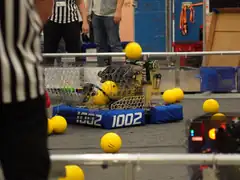
#> input picture data/photos/1002.webp, 240 x 180 px; its folder holds only this picture in this run
$ python photo_focus.py
#> lines starting #> are read from the running program, lines starting #| are printed output that depends on the picture
"""Finds where the robot is in each team photo, so a card's photo window can be centered on it instead of on the middle
of the picture. Writes data/photos/focus.json: { "<team>": [x, y] } with x and y from 0 to 1 (left to right, top to bottom).

The robot is the busiest part of a photo (most edges and detail); floors, walls and sky are flat. This takes the
detail in the photo, ignores the outer 6% (borders and watermarks), and returns the middle of where most of it is.
Run: python tools/photo_focus.py
"""
import json
import pathlib

import numpy as np
from PIL import Image, ImageFilter

PHOTOS = pathlib.Path(__file__).resolve().parent.parent / "data" / "photos"


def focus(path):
    im = Image.open(path).convert("L")
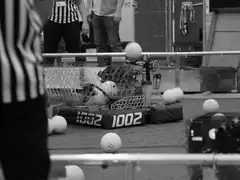
#> im: PIL image 240x180 L; min 0, max 255, mean 83.8
    im.thumbnail((160, 160))
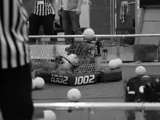
#> im: PIL image 160x120 L; min 0, max 255, mean 83.8
    a = np.asarray(im, dtype=np.float32)
    gx = np.abs(np.diff(a, axis=1))[:-1, :]
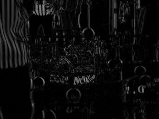
#> gx: shape (119, 159) float32; min 0, max 156, mean 11.9
    gy = np.abs(np.diff(a, axis=0))[:, :-1]
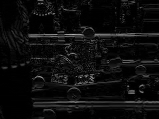
#> gy: shape (119, 159) float32; min 0, max 180, mean 13.2
    e = Image.fromarray(np.clip(gx + gy, 0, 255).astype(np.uint8)).filter(ImageFilter.GaussianBlur(3))
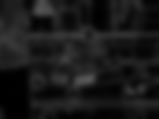
#> e: PIL image 159x119 L; min 0, max 88, mean 25.1
    e = np.asarray(e, dtype=np.float32)
#> e: shape (119, 159) float32
    h, w = e.shape
#> h = 119; w = 159
    mx, my = int(w * 0.06), int(h * 0.06)
#> mx = 9; my = 7
    mask = np.zeros_like(e)
    mask[my : h - my, mx : w - mx] = 1
    e = e * mask
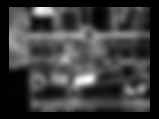
#> e: shape (119, 159) float32; min 0, max 88, mean 21; drawn with min black and max white
    # Keep only the busiest 35% of the picture, so a flat background doesn't pull the middle away from the robot.
    cut = np.quantile(e[mask > 0], 0.65)
#> cut = 32
    e = np.where(e >= cut, e, 0)
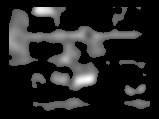
#> e: shape (119, 159) float32; min 0, max 88, mean 12; drawn with min black and max white
    total = e.sum()
#> total = 227387
    if total <= 0:
        return [0.5, 0.5]
    ys, xs = np.mgrid[0:h, 0:w]
    return [round(float((xs * e).sum() / total) / w, 3), round(float((ys * e).sum() / total) / h, 3)]


def main():
    out = {}
    for p in sorted(PHOTOS.glob("*.webp")):
        try:
            out[p.stem] = focus(p)
        except Exception as ex:  # a bad photo just falls back to the middle
            print("skipped", p.name, ex)
    (PHOTOS / "focus.json").write_text(json.dumps(out, separators=(",", ":")))
    print(f"{len(out)} photos")
#| 1 photos


if __name__ == "__main__":
    main()

$ run again, on data/photos/1114.webp
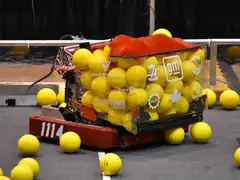
#> input picture data/photos/1114.webp, 240 x 180 px
#> in focus, `e = e * mask`:
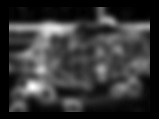
#> e: shape (119, 159) float32; min 0, max 91, mean 19.2; drawn with min black and max white
#> cut = 29
#> in focus, `e = np.where(e >= cut, e, 0)`:
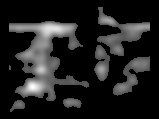
#> e: shape (119, 159) float32; min 0, max 91, mean 11.7; drawn with min black and max white
#> total = 221956
#| 1 photos

$ run again, on data/photos/1241.webp
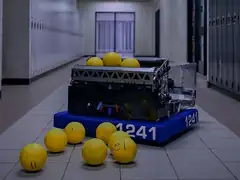
#> input picture data/photos/1241.webp, 240 x 180 px
#> in focus, `e = e * mask`:
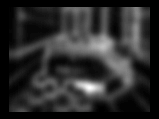
#> e: shape (119, 159) float32; min 0, max 68, mean 11.8; drawn with min black and max white
#> cut = 18
#> in focus, `e = np.where(e >= cut, e, 0)`:
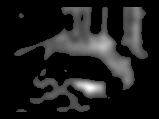
#> e: shape (119, 159) float32; min 0, max 68, mean 7.7; drawn with min black and max white
#> total = 145481
#| 1 photos
